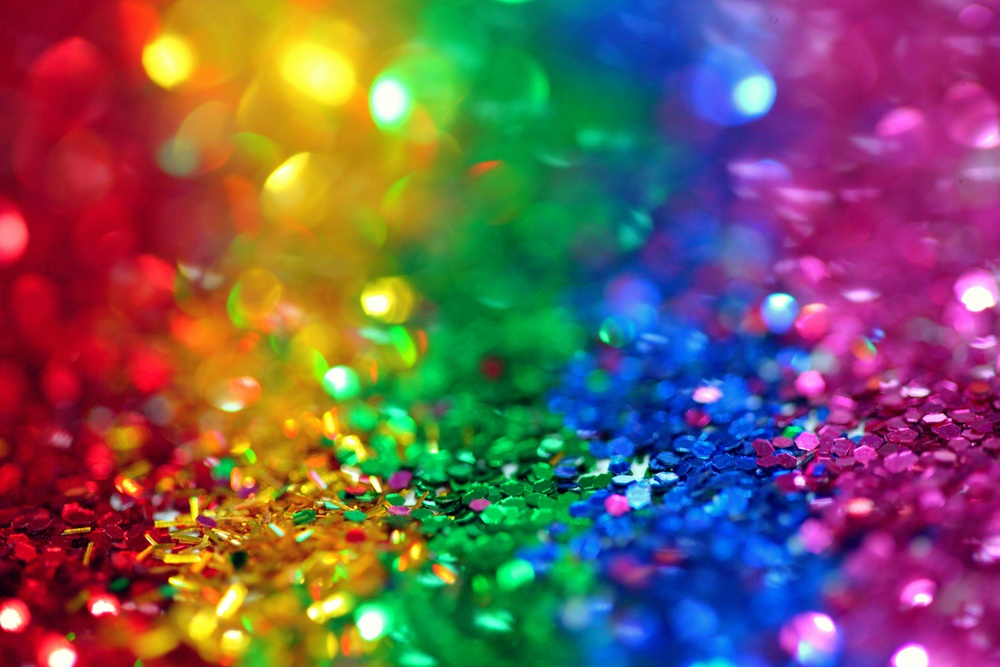
#> input picture Task2/photo.jpeg, 1000 x 667 px, shrunk from 5616 x 3744 before the run
$ python color_conversion_histogram.py
#> lines starting #> are read from the running program, lines starting #| are printed output that depends on the picture
import cv2
import matplotlib.pyplot as plt

# Load the color image
image = cv2.imread("photo.jpeg")
#> image is the input picture: shape (667, 1000, 3); mean B, G, R 90.3, 90.1, 115.9

if image is None:
    print("Could not load image. Make sure 'photo.jpg' exists in this folder.")
    exit()

# Convert to Grayscale
gray = cv2.cvtColor(image, cv2.COLOR_BGR2GRAY)
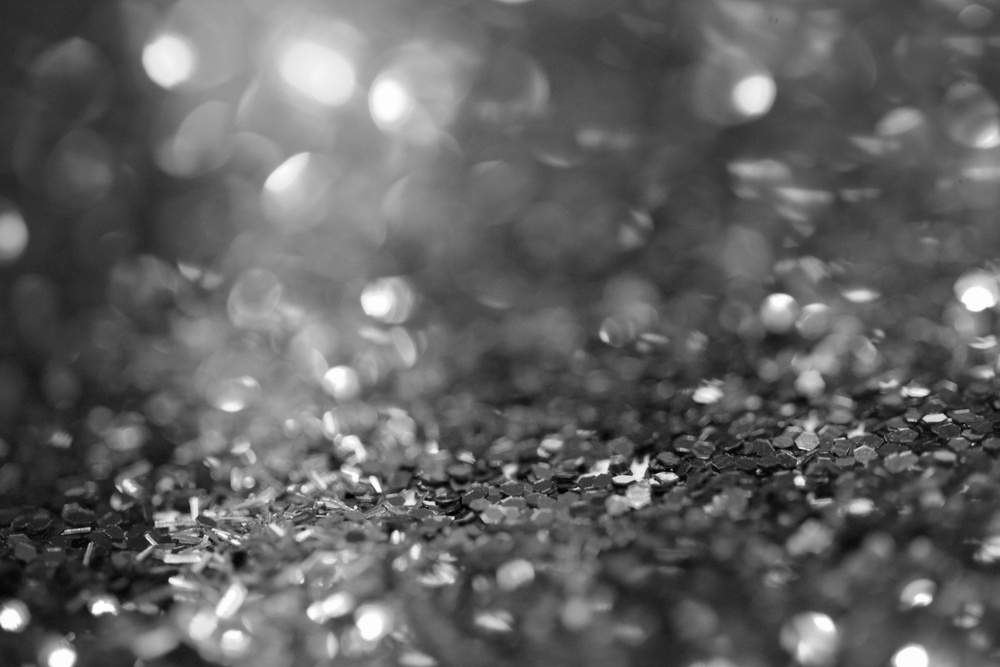
#> gray: shape (667, 1000); min 1, max 255, mean 97.8
cv2.imshow("Grayscale", gray)
cv2.imwrite("photo_grayscale.jpg", gray)

# Convert to HSV
hsv = cv2.cvtColor(image, cv2.COLOR_BGR2HSV)
#> hsv: shape (667, 1000, 3); mean H, S, V 100.2, 213.8, 168.9
cv2.imshow("HSV", hsv)
cv2.imwrite("photo_hsv.jpg", hsv)

# Convert to LAB
lab = cv2.cvtColor(image, cv2.COLOR_BGR2Lab)
#> lab: shape (667, 1000, 3); mean of channels 0, 1, 2 118.4, 145.9, 137.1
cv2.imshow("LAB", lab)
cv2.imwrite("photo_lab.jpg", lab)

# Plot grayscale histogram
plt.figure(figsize=(6, 4))
plt.hist(gray.ravel(), bins=256, range=[0, 256], color='gray')
plt.title('Grayscale Histogram')
plt.xlabel('Pixel Intensity')
plt.ylabel('Frequency')
plt.grid(True)
plt.tight_layout()
plt.show()
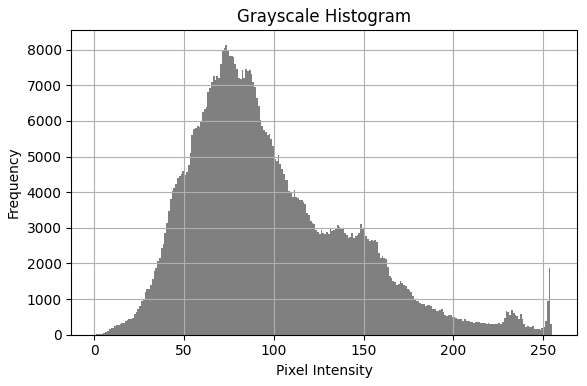
#> figure drawn by matplotlib, 1 panel; tallest bar 8133 high, from x = 73 to 74

# Wait for key press and close image windows
cv2.waitKey(0)
cv2.destroyAllWindows()
